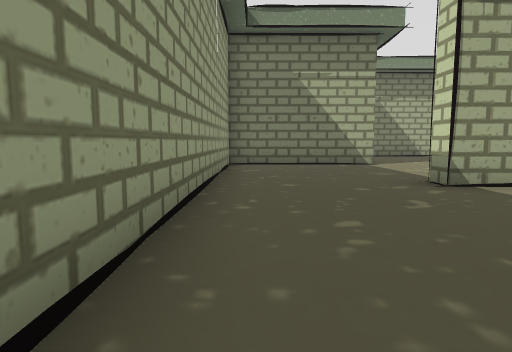
[1] (above)

24 first-person views from a walk through a scene from a Unity 3-D project. The camera is 1.3 m above the floor, tilts 6° down and sees 75° across. The floor is counted in squares, 2 m on a side. Each view is taken from the middle of a square. On the plan, view 1 faces up. The plan holds only what a view shows up to about 10 squares ahead; the rest is blank. The place goes on beyond the plan. Some animated figures are left out.

[2]
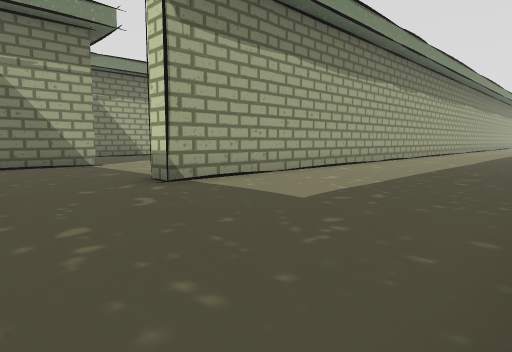

[3]
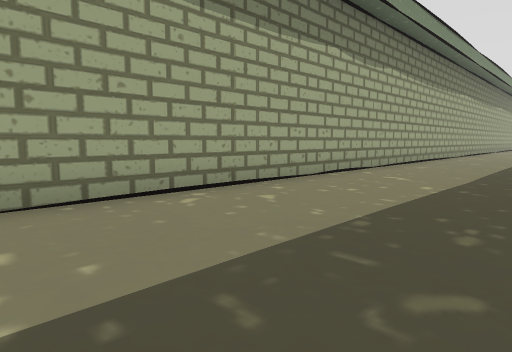

[4]
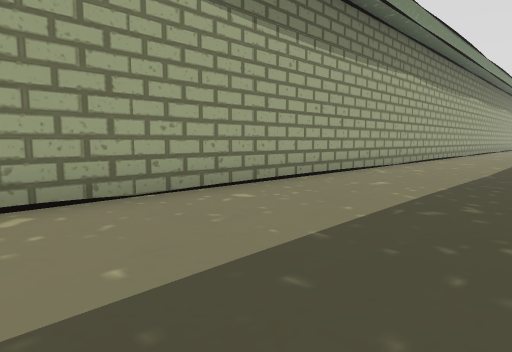

[5]
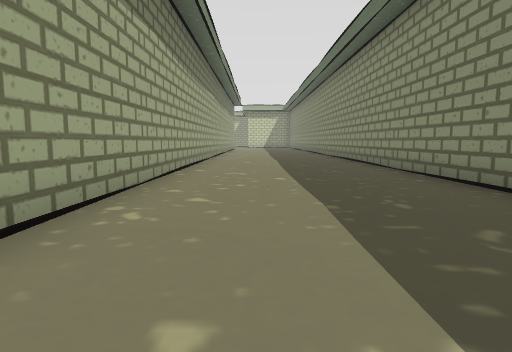

[6]
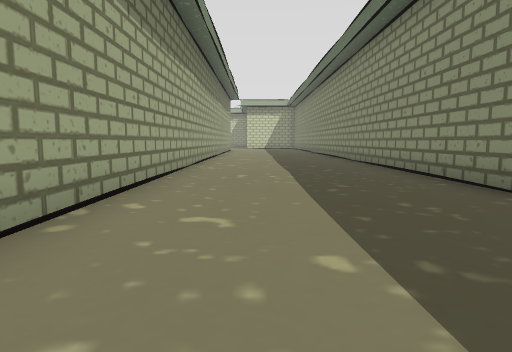

[7]
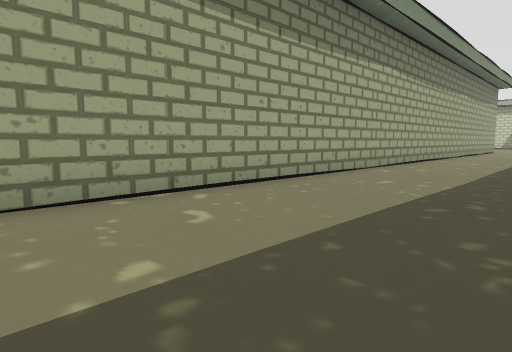

[8]
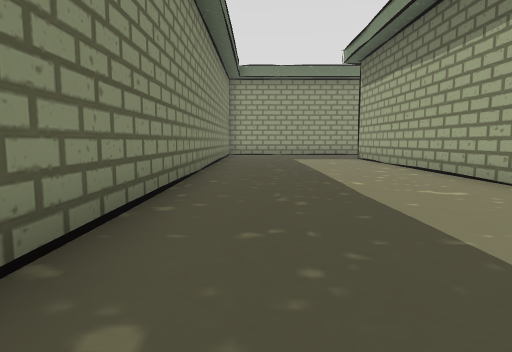

[9]
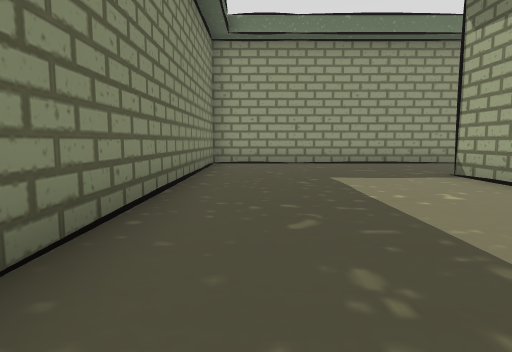

[10]
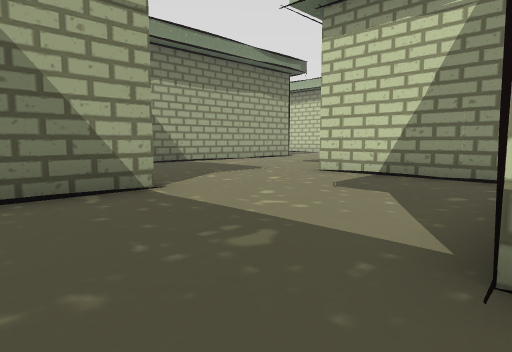

[11]
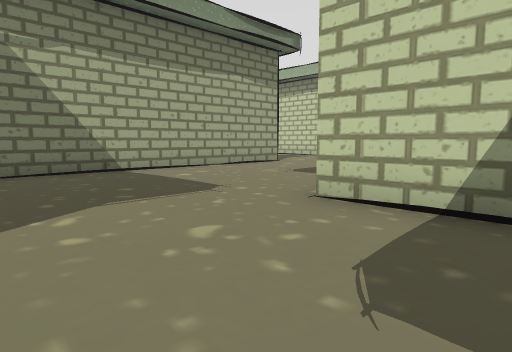

[12]
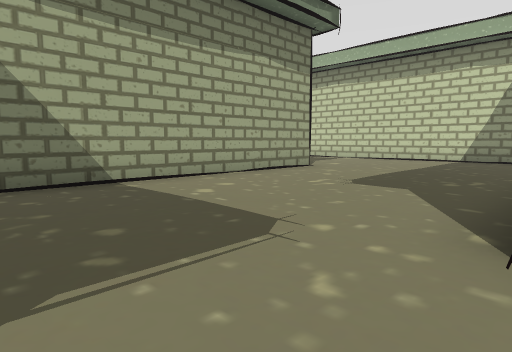

[13]
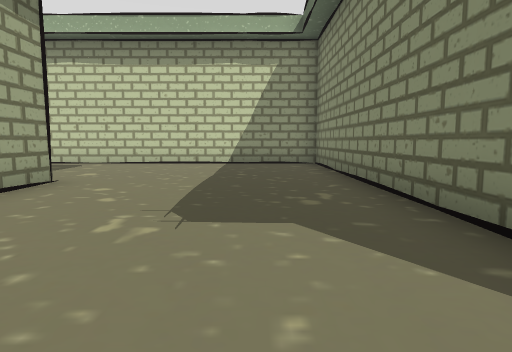

[14]
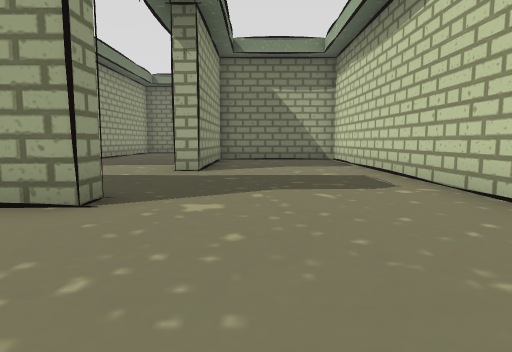

[15]
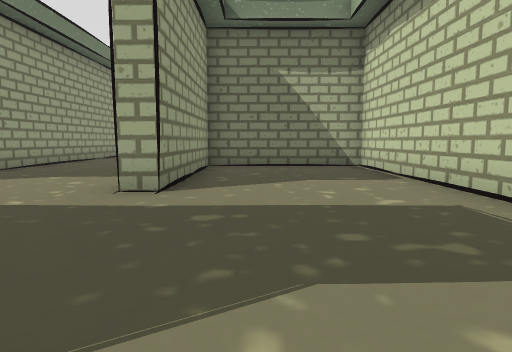

[16]
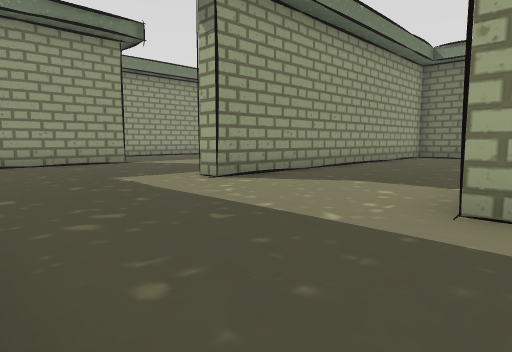

[17]
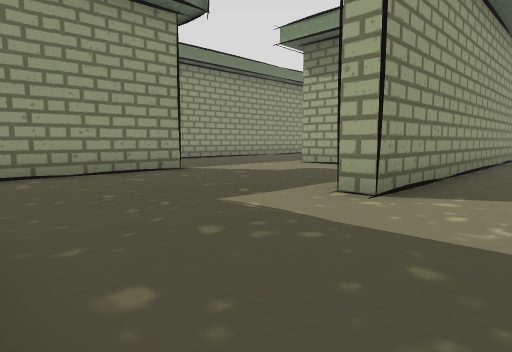

[18]
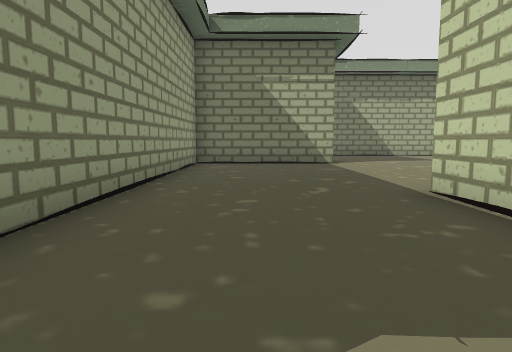

[19]
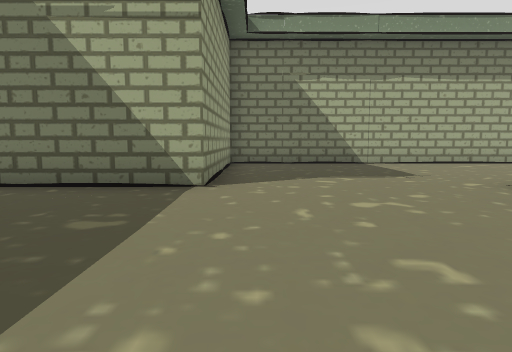

[20]
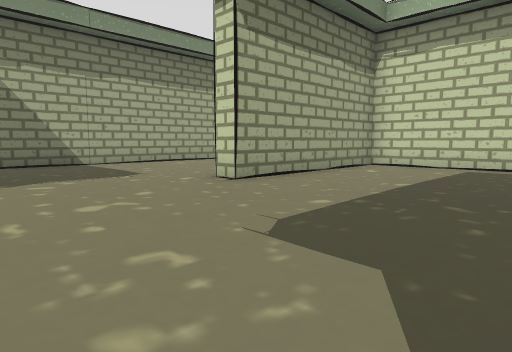

[21]
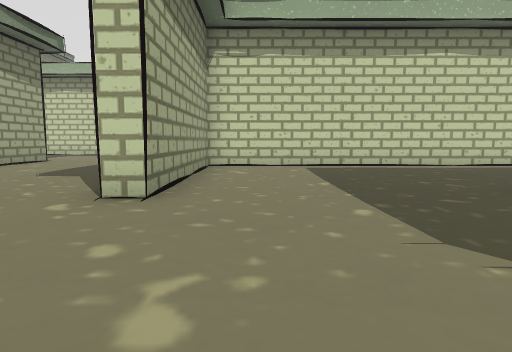

[22]
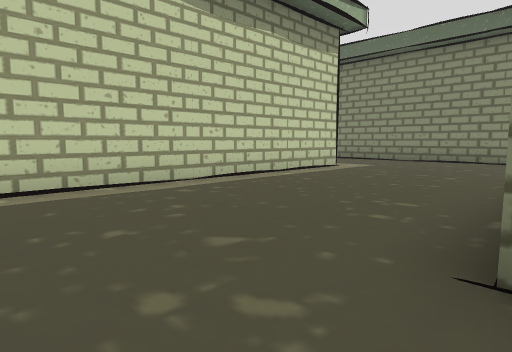

[23]
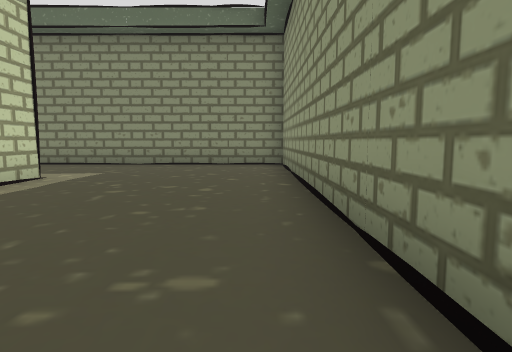

[24]
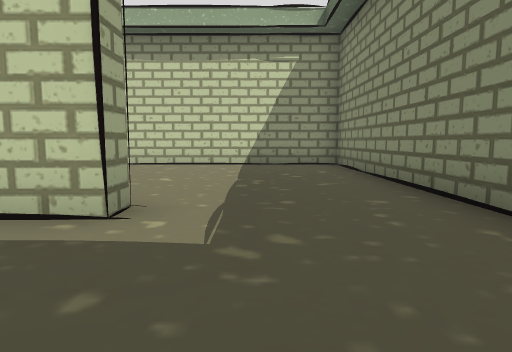

### Floor plan
Points are (right, up) in squares from view 1. A wall is a line through its corners. A room is listed if a view was taken in it or the views show most of it. See-through windows are left out.
Room 1 (views 1, 2, 3, 4, 5, 6, 7, 8, 9, 10, 11, 12, 13, 14, 15, 16, 17, 18, 19, 20, 21, 22, 23, 24)
walls: (12.3, 21.9) (12.3, 23.2); (12.3, 14.9) (12.3, 14.2) (4.9, 14.2); (17.2, 22.1) (17.2, 13.7) (28.3, 13.7) (28.2, 19.6); (22.4, 17.2) (21.7, 17.2) (21.7, 28.2) (16.8, 28.2) (16.8, 28.9); (5.1, 23.3) (4, 23.3); (3.3, 19.4) (3.3, 15.9); (9.1, 9.2) (16.8, 9.2) (16.8, 22.7) (12.8, 22.7) (12.8, 18.3) (12.1, 18.3); (3.4, 9.2) (-0.8, 9.2) (-0.8, -0.2) (13.5, -0.2); (7.3, 5.9) (7.3, 9.3); (23.1, 33.7) (12.3, 33.7) (12.3, 28.7) (8.3, 28.7) (8.3, 18.8) (7.6, 18.8); (19.1, -0.2) (29.1, -0.2); (30.5, 4.7) (2.8, 4.7) (2.8, 5.4)

Where each view was taken, in squares from view 1:
view 1: 0 up, 0 right, facing up
view 2: 0 up, 0 right, facing up-right
view 3: 1 up, 5 right, facing up-right
view 4: 1 up, 11 right, facing up-right
view 5: 3 up, 15 right, facing right
view 6: 3 up, 19 right, facing right
view 7: 1 up, 20 right, facing up-right
view 8: 1 up, 15 right, facing left
view 9: 1 up, 9 right, facing left
view 10: 5 up, 1 right, facing up-right
view 11: 7 up, 4 right, facing up-right
view 12: 9 up, 5 right, facing up-right
view 13: 11 up, 7 right, facing right
view 14: 11 up, 14 right, facing up
view 15: 14 up, 14 right, facing up
view 16: 15 up, 13 right, facing up-left
view 17: 15 up, 10 right, facing up-left
view 18: 19 up, 10 right, facing up
view 19: 24 up, 13 right, facing up
view 20: 24 up, 13 right, facing up-right
view 21: 27 up, 13 right, facing right
view 22: 25 up, 17 right, facing down-right
view 23: 23 up, 18 right, facing down
view 24: 16 up, 19 right, facing right
